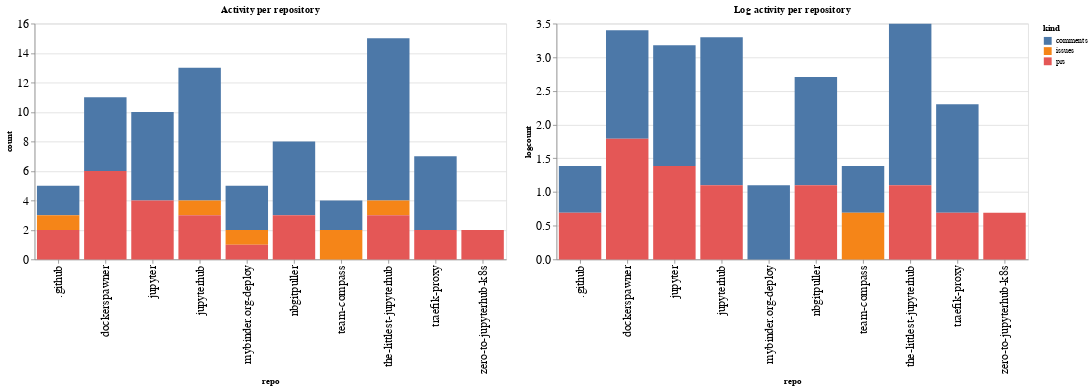

Here is the notebook cell this chart was saved with:
### Code cell
ch1 = alt.Chart(repo_summaries, width=600, title="Activity per repository").mark_bar().encode(
    x='repo',
    y='count',
    color='kind',
    tooltip="kind"
)

ch2 = alt.Chart(repo_summaries, width=600, title="Log activity per repository").mark_bar().encode(
    x='repo',
    y='logcount',
    color='kind',
    tooltip="kind"
)

ch1 | ch2

### Figure 1 — Vega-Lite specification as saved in the notebook (floating-point values rounded to 4 significant figures)
{"config": {"axisLeft": {"labelFontSize": 15}, "axisBottom": {"labelFontSize": 15}}, "hconcat": [{"mark": "bar", "encoding": {"color": {"type": "nominal", "field": "kind"}, "tooltip": {"type": "nominal", "field": "kind"}, "x": {"type": "nominal", "field": "repo"}, "y": {"type": "quantitative", "field": "count"}}, "title": "Activity per repository", "width": 600}, {"mark": "bar", "encoding": {"color": {"type": "nominal", "field": "kind"}, "tooltip": {"type": "nominal", "field": "kind"}, "x": {"type": "nominal", "field": "repo"}, "y": {"type": "quantitative", "field": "logcount"}}, "title": "Log activity per repository", "width": 600}], "data": {"name": "data-d65199f68871e6f202799b7d24859aba"}, "$schema": "https://vega.github.io/schema/vega-lite/v4.8.1.json", "datasets": {"data-d65199f68871e6f202799b7d24859aba": [{"repo": ".github", "kind": "comments", "count": 2, "logcount": 0.6931}, {"repo": ".github", "kind": "issues", "count": 1, "logcount": 0.0}, {"repo": ".github", "kind": "prs", "count": 2, "logcount": 0.6931}, {"repo": "dockerspawner", "kind": "comments", "count": 5, "logcount": 1.609}, {"repo": "dockerspawner", "kind": "prs", "count": 6, "logcount": 1.792}, {"repo": "jupyter", "kind": "comments", "count": 6, "logcount": 1.792}, {"repo": "jupyter", "kind": "prs", "count": 4, "logcount": 1.386}, {"repo": "jupyterhub", "kind": "comments", "count": 9, "logcount": 2.197}, {"repo": "jupyterhub", "kind": "issues", "count": 1, "logcount": 0.0}, {"repo": "jupyterhub", "kind": "prs", "count": 3, "logcount": 1.099}, {"repo": "mybinder.org-deploy", "kind": "comments", "count": 3, "logcount": 1.099}, {"repo": "mybinder.org-deploy", "kind": "issues", "count": 1, "logcount": 0.0}, {"repo": "mybinder.org-deploy", "kind": "prs", "count": 1, "logcount": 0.0}, {"repo": "nbgitpuller", "kind": "comments", "count": 5, "logcount": 1.609}, {"repo": "nbgitpuller", "kind": "prs", "count": 3, "logcount": 1.099}, {"repo": "team-compass", "kind": "comments", "count": 2, "logcount": 0.6931}, {"repo": "team-compass", "kind": "issues", "count": 2, "logcount": 0.6931}, {"repo": "the-littlest-jupyterhub", "kind": "comments", "count": 11, "logcount": 2.398}, {"repo": "the-littlest-jupyterhub", "kind": "issues", "count": 1, "logcount": 0.0}, {"repo": "the-littlest-jupyterhub", "kind": "prs", "count": 3, "logcount": 1.099}, {"repo": "traefik-proxy", "kind": "comments", "count": 5, "logcount": 1.609}, {"repo": "traefik-proxy", "kind": "prs", "count": 2, "logcount": 0.6931}, {"repo": "zero-to-jupyterhub-k8s", "kind": "prs", "count": 2, "logcount": 0.6931}]}}
